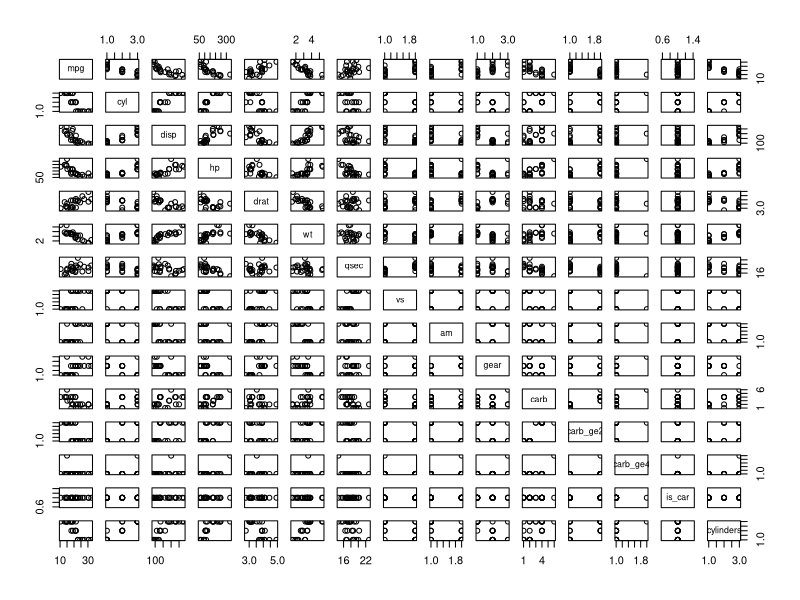
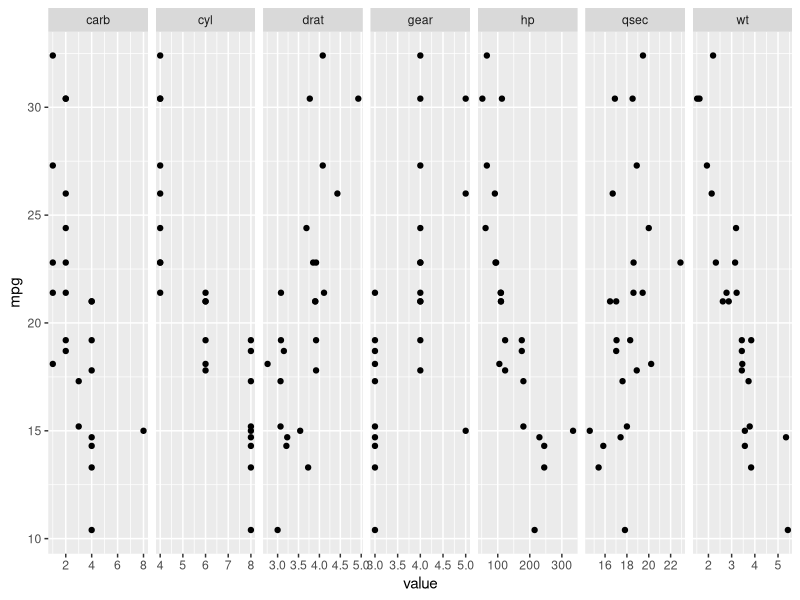
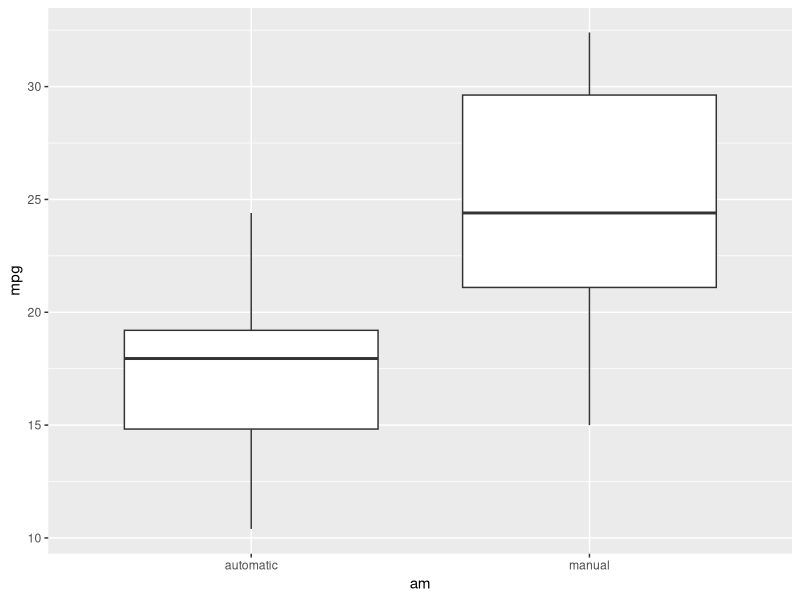
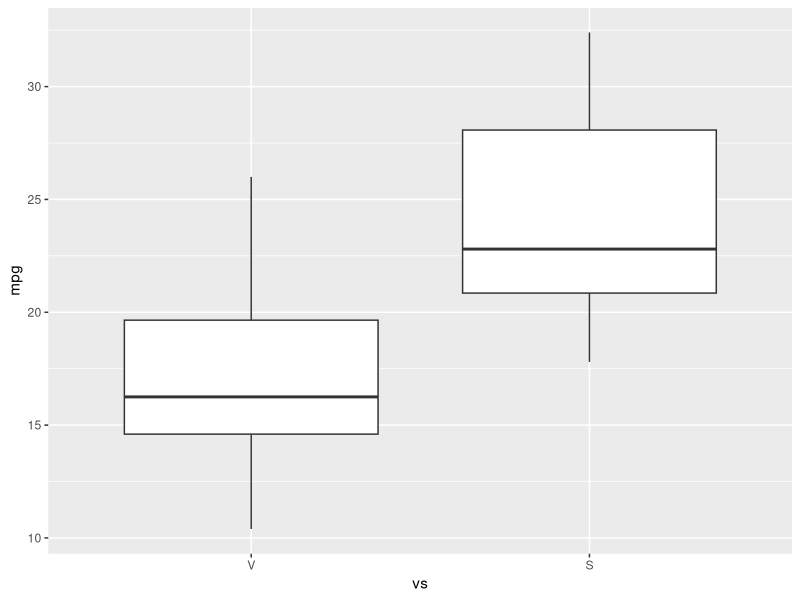
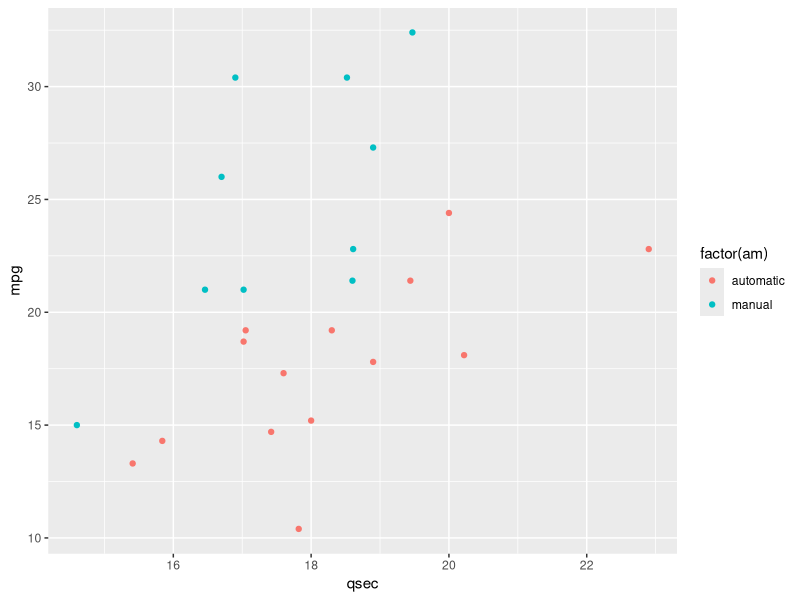

Source code (R) for these figures, in order:
## ---- chunk 1
require('tidyverse')
require('leaps')
data(mtcars)
## ---- chunk 2

mtcars$car_name <- rownames(mtcars)
# e.g there is a rule that you have to pay an expensive tax if cars have > 2 carburators
mtcars1 <- mtcars %>% 
  mutate(carb_ge2=ifelse(carb > 2, 1, 0)) %>%
  mutate(carb_ge4=ifelse(carb > 4, 1, 0)) %>%
  mutate(is_car=1) %>%
  mutate(cylinders=ifelse(runif(nrow(mtcars)) > 0.9, cyl, cyl-2))


## ---- chunk 3
mtcars2 <- within(mtcars1, {
   vs <- factor(vs, labels = c("V", "S"))
   is_car <- factor(is_car, labels=c( "1"))
   am <- factor(am, labels = c("automatic", "manual"))
   cyl  <- ordered(cyl)
   cylinders  <- ordered(cylinders)
   carb_ge2  <- factor(carb_ge2)
   carb_ge4  <- factor(carb_ge4)

   gear <- ordered(gear)
   carb <- ordered(carb)

})
summary(mtcars2)

nrow(mtcars2)
set.seed(35)
rows.train <- sample(1:nrow(mtcars2), 24)
rows.test <- setdiff(seq(1:nrow(mtcars2)), rows.train)
mtcars2_train <- mtcars2[rows.train,]
mtcars2_test <- mtcars2[rows.test,]

## ---- chunk 4

num_only <- data.frame(apply(mtcars2_train %>% select(-vs, -am, -is_car, -carb_ge2, -carb_ge4, -car_name), c(1,2), as.numeric))
apply(num_only, 2, sd)


# if we consider these properly - we will want to look at frequencies for factors
summary(mtcars2_train %>% select(vs, am, is_car, carb_ge2, carb_ge4))

# V and S have variability, but all of is_car are in the same category
#  if we had a category where there is very few of an item (e.g. carb_ge4) - we may not want to use it 

## ---- chunk 5
pairs(mtcars2_train %>% select(-car_name))

cor.mat <- cor(num_only, method="spearman") # can only do correlation for non-factor, using spearman because many are ordinal vars
cor.mat
# disp and cyl have a correlation of 0.9 - we may consider removing one of these
# two variables - cyl and cylinder are very highly correlated
#   - this makes sense based on how we created these! but we should remove
## ---- chunk 6
mtcars3 <- mtcars2_train %>% select(-cylinders, -disp, -is_car, -carb_ge2, -carb_ge4)  # also remove car var
colnames(mtcars3)
## ---- chunk 7
mpg.df <- data.frame(cor.mat) %>% select(mpg)
mpg.df$var <- rownames(mpg.df)
mpg.df %>% 
  rename("cor"="mpg") %>% 
  select(var, cor) %>% 
  filter(!var  %in% c("mpg", "cylinders", "disp")) %>% 
  arrange(-abs(cor))
# look for high absolute correlation (e.g. cyl, hp, wt, carb, drat) - these may be informative

# make it long and plot a facet_grid
head(mtcars3)
mtcars_long <- mtcars3 %>% gather(key="var", value="value", -"mpg", -"car_name") %>% filter(!var %in% c("am", "vs"))
mtcars_long$value <- as.numeric(mtcars_long$value)
ggplot(mtcars_long, aes(y=mpg, x=value)) + geom_point() +
  facet_grid(cols=vars(var), scales="free_x")
## ---- chunk 8

summary(aov(mpg ~ vs, data=mtcars3))
summary(aov(mpg ~ am, data=mtcars3))

ggplot(mtcars3, aes(y=mpg,x=am))+geom_boxplot()
ggplot(mtcars3, aes(y=mpg,x=vs))+geom_boxplot()

## ---- chunk 9
ggplot(mtcars3, aes(y=mpg, x=qsec, color=factor(am))) +geom_point()
## ---- chunk 10
mtcars4 <- mtcars3 %>% select(-car_name)
fit <- lm(mpg ~ ., data=mtcars4)
summary(fit)
## ---- chunk 11
set.seed(101)
d <- data.frame(x=sample(1:4,size=30,replace=TRUE))
d$y <- rnorm(30,1+2*d$x,sd=0.01)
coef(lm(y~x,d)) # intercept is val of y at x=0
coef(lm(y~factor(x),d)) # intecept is level of y at baseline level of factor
# you can change this - important to realize this is what it is doing

is1 <- ifelse(d$x==1, 1, 0)
is2 <- ifelse(d$x==2, 1, 0)
is3  <- ifelse(d$x==3, 1, 0)
is4 <- ifelse(d$x==4, 1, 0)

coef(lm(y~factor(x), data=d))
coef(lm(d$y~is1+is2+is3+is4+0))

coef(lm(y~ordered(x),d)) # intercept = mean level, L = linear, Q = quadratic, C = cubic
# keeps going - R fits one fewer polynomials than the number of levels

# from: https://stackoverflow.com/questions/25735636/interpretation-of-ordered-and-non-ordered-factors-vs-numerical-predictors-in-m

## ---- chunk 12
require('leaps')
# best subsets
best = summary(regsubsets(mpg ~ ., data = mtcars4, nbest = 2))
data.frame(best$rsq, best$adjr2, best$cp, best$rss, best$outmat)

# backward - throw all the terms in and then remove those that aren't statistically significant
fm.full = lm(mpg ~ ., data = mtcars4)
step(fm.full, direction = "backward")
## ---- chunk 13
# forward
fm.empty = lm(mpg ~ 1, data = mtcars4)
step(fm.empty, scope = ~. + cyl + hp + drat + wt + qsec + vs + am + gear + carb, direction = "forward")
## ---- chunk 14
# stepwise
step(fm.empty, scope = ~. + cyl + hp + drat + wt + qsec + vs + am + gear + carb, direction = "both")
## ---- chunk 15
step_fit <- lm(formula = mpg ~ wt + cyl + hp + am, data = mtcars4)
summary(step_fit)
## ---- chunk 16

sum((predict(step_fit, data=mtcars2_test[,colnames(mtcars4)]) -
mtcars2_test$mpg)**2)
sum((predict(step_fit, data=mtcars2_train[,colnames(mtcars4)]) -
mtcars2_train$mpg)**2)
